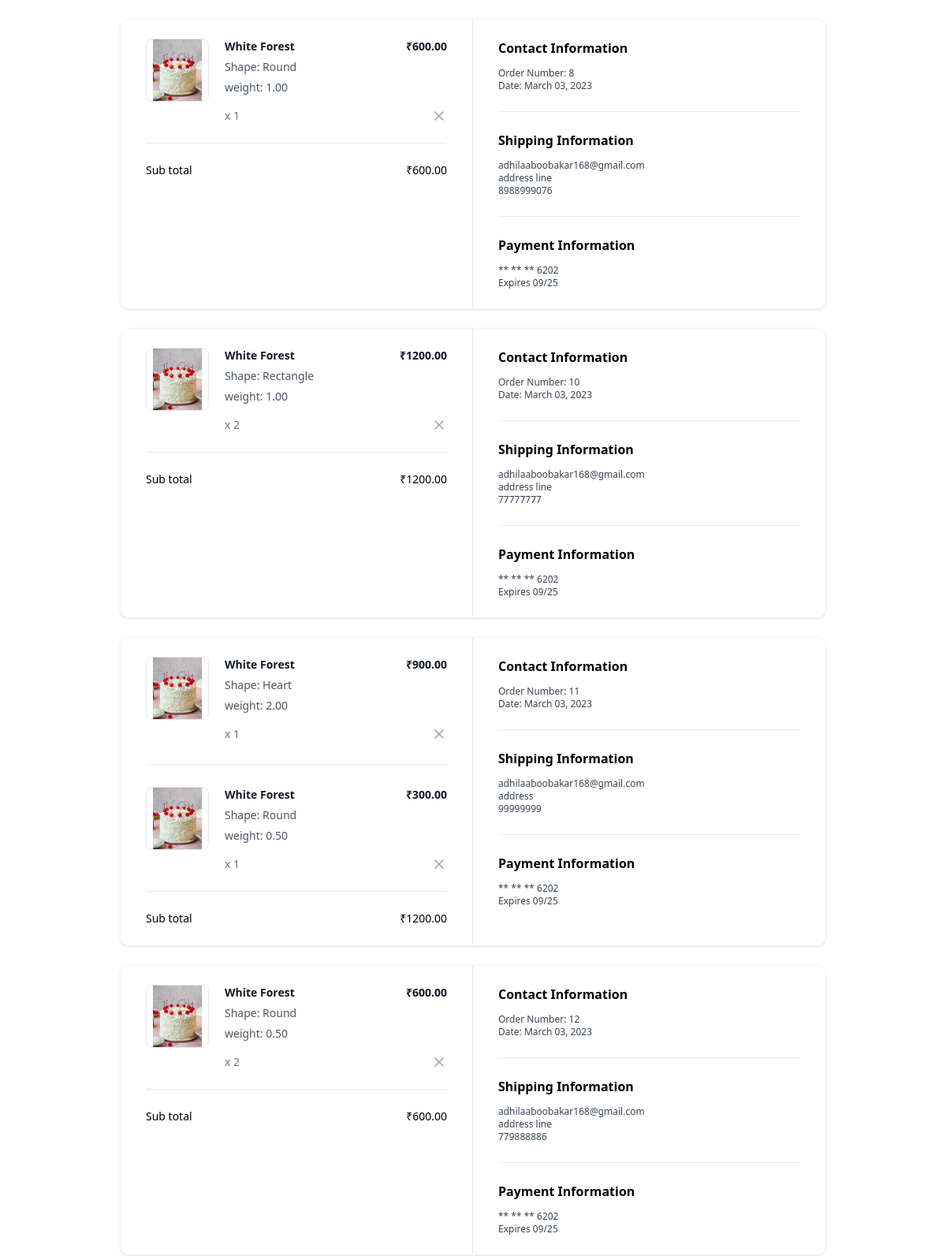
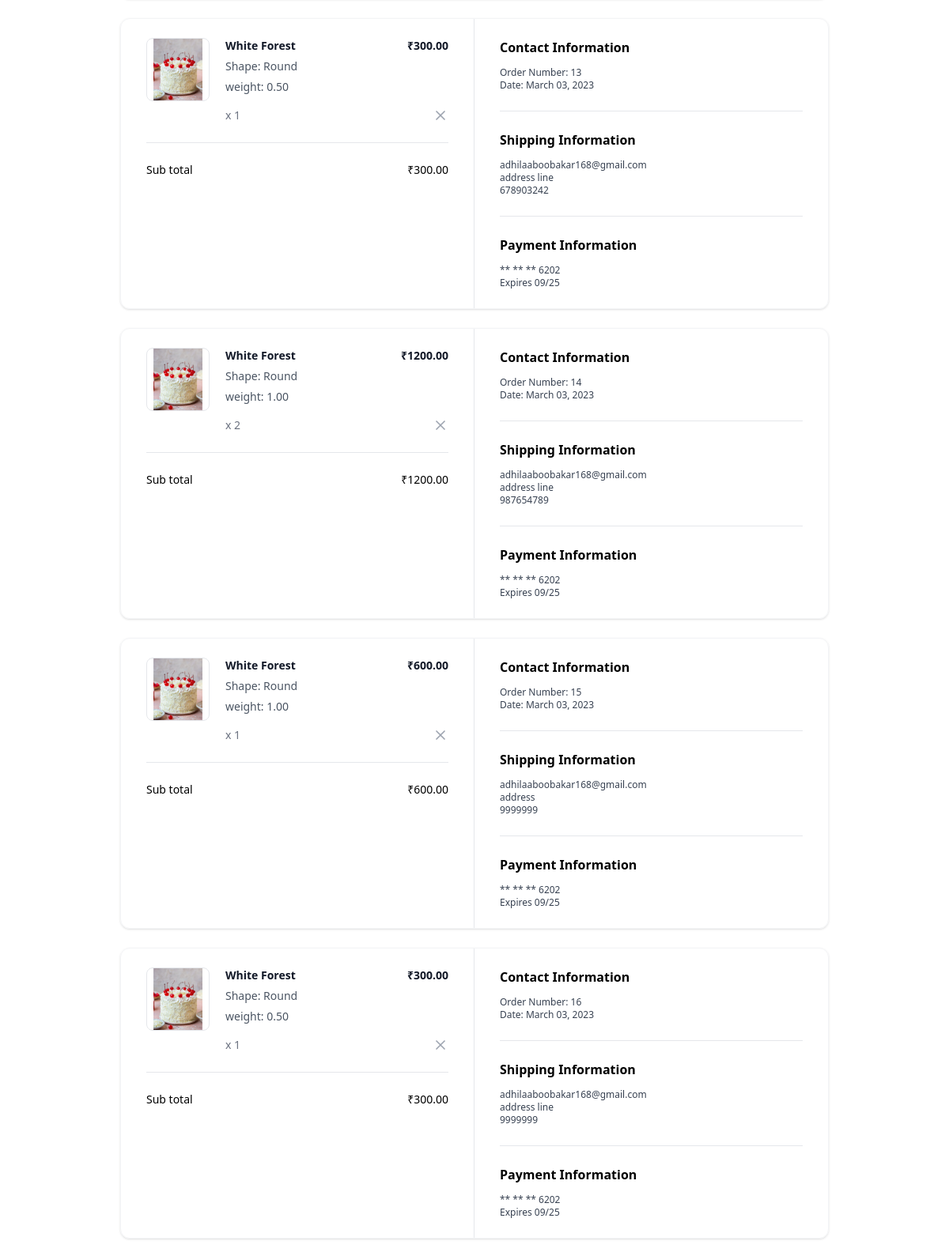
Screenshot of /orders/summary/ (signed in, upper part) with the database file from the repository (2 pictures, top to bottom).
### store/models.py (models this page shows, shortened)
class OrderItems(models.Model):
    order_object=models.ForeignKey(Order,on_delete=models.CASCADE,related_name="purchaseitems")
    basket_item_object=models.ForeignKey(BasketItem,on_delete=models.CASCADE)

class BasketItem(models.Model):
    cake_varient_object=models.ForeignKey(CakeVarient,on_delete=models.CASCADE)
    qty=models.PositiveIntegerField(default=1)
    basket_object=models.ForeignKey(Basket,on_delete=models.CASCADE,related_name="cartitem")
    shape_object=models.ForeignKey(Shape,on_delete=models.CASCADE,null=True)
    flavour_object=models.ForeignKey(Flavour,on_delete=models.CASCADE,null = True)
    note=models.TextField(blank=True,null=True)
    created_date=models.DateTimeField(auto_now_add=True)
    updated_date=models.DateTimeField(auto_now=True)
    is_active=models.BooleanField(default=True)
    is_order_placed=models.BooleanField(default=False)
    @property
    def item_total(self):
        return self.qty*self.cake_varient_object.price

class CakeVarient(models.Model):
    cake_object=models.ForeignKey(Cake,on_delete=models.CASCADE,related_name="cakeproduct")
    weight_options=[
        (0.5,"0.5kg"),
        (1,"1kg"),
        (2,"2kg"),
        (3,"3kg"),
        (4,"4kg"),
        (5,"5kg"),
    ]
    weight=models.DecimalField(max_digits=10,decimal_places=2,choices=weight_options,default=1)
    price=models.DecimalField(max_digits=10,decimal_places=2,default=0)
    created_date=models.DateTimeField(auto_now_add=True)
    updated_date=models.DateTimeField(auto_now=True)
    is_active=models.BooleanField(default=True)

class Cake(models.Model):
    title=models.CharField(max_length=200,unique=True)
    description=models.TextField(null=True)
    image=models.ImageField(upload_to="cake_images",default="default.jpg",null=True,blank=True)
    category_object=models.ForeignKey(Category,on_delete=models.CASCADE)
    flavour_object=models.ManyToManyField(Flavour)
    occasion_object=models.ManyToManyField(Occasion)
    shape_object=models.ManyToManyField(Shape)
    created_date=models.DateTimeField(auto_now_add=True)
    updated_date=models.DateTimeField(auto_now=True)
    is_active=models.BooleanField(default=True)

class Shape(models.Model):
    name=models.CharField(max_length=200,unique=True)
    created_date=models.DateTimeField(auto_now_add=True)
    updated_date=models.DateTimeField(auto_now=True)
    is_active=models.BooleanField(default=True)
    def __str__(self):
        return self.name

class Order(models.Model):
    user_object=models.ForeignKey(User,on_delete=models.CASCADE,related_name="purchase")
    delivery_address=models.CharField(max_length=200)
    phone=models.CharField(max_length=12)
    email=models.CharField(max_length=200,null=True)
    is_paid=models.BooleanField(default=False)
    total=models.PositiveIntegerField()
    order_id=models.CharField(max_length=200,null=True)
    options=(
        ("cod","cod"),
        ("online","online")
    )
    payment=models.CharField(max_length=200,choices=options,default="cod")
    options=(
        ("order-placed","order-placed"),
        ("intransit","intransit"),
        ("dispatched","dispatched"),
        ("delivered","delivered"),
        ("cancelled","cancelled")
    )
    status=models.CharField(max_length=200,choices=options,default="order-placed")
    @property
    def get_order_items(self):
        return self.purchaseitems.all()
    @property
    def get_order_total(self):
        purchase_items=self.get_order_items
        order_total=0
        if purchase_items:
            order_total=sum([pi.basket_item_object.item_total for pi in purchase_items])
            return order_total

### store/views.py (the view)
# urls.py: path("orders/summary/",views.OrderSummaryView.as_view(),name="order-summary"),
class OrderSummaryView(View):
    def get(self,request,*args,**kwargs):
        qs=Order.objects.filter(user_object=request.user).exclude(status="cancelled")
        return render(request,"order_summary.html",{"data":qs})

### store/templates/order_summary.html (shortened to what this page needs)
<!DOCTYPE html>
<html lang="en">
<head>
    <script src="https://cdn.tailwindcss.com"></script>
</head>
<body>
    {%for o in data%}
    {%if o.get_order_items%}
    <div class="mx-auto my-4 max-w-4xl md:my-6">
        <div class="overflow-hidden rounded-xl border border-gray-100 shadow">
          <div class="grid grid-cols-1 md:grid-cols-2">
            <div class="px-5 py-6 md:border-r md:border-r-gray-200 md:px-8">
              <div class="flow-root">
                <ul class="-my-7 divide-y divide-gray-200">
                    {%for oi in o.get_order_items%}
                    <li class="flex items-stretch justify-between space-x-5 py-7">
                        <div class="flex flex-1 items-stretch">
                          <div class="flex-shrink-0">
                            <img
                              class="h-20 w-20 rounded-lg border border-gray-200 object-contain"
                              src="{{oi.basket_item_object.cake_varient_object.cake_object.image.url}}"
                              alt="https://static.nike.com/a/images/c_limit,w_592,f_auto/t_product_v1/54a510de-a406-41b2-8d62-7f8c587c9a7e/air-force-1-07-lv8-shoes-9KwrSk.png"
                            />
                          </div>
                          <div class="ml-5 flex flex-col justify-between">
                            <div class="flex-1">
                              <p class="text-sm font-bold text-gray-900">
                                {{oi.basket_item_object.cake_varient_object.cake_object.title}}
                              </p>
                              <p class="mt-1.5 text-sm font-medium text-gray-600">
                                Shape: {{oi.basket_item_object.shape_object}}
                              </p>
                              <p class="mt-1.5 text-sm font-medium text-gray-600">
                                weight: {{oi.basket_item_object.cake_varient_object.weight}}
                              </p>
                            </div>
                            <p class="mt-4 text-sm font-medium text-gray-500">x {{oi.basket_item_object.qty}}</p>
                          </div>
                        </div>
                        <div class="ml-auto flex flex-col items-end justify-between">
                          <p class="text-right text-sm font-bold text-gray-900">
                            ₹{{oi.basket_item_object.item_total}}
                          </p>
                          <a
                            href="{%url 'order-item-remove' oi.id%}"
                            type="button"
                            class="-m-2 inline-flex rounded p-2 text-gray-400 transition-all duration-200 hover:text-gray-900 focus:outline-none focus:ring-2 focus:ring-gray-900 focus:ring-offset-2"
                          >
                            <svg
                              xmlns="http://www.w3.org/2000/svg"
                              width="24"
                              height="24"
                              viewBox="0 0 24 24"
                              fill="none"
                              stroke="currentColor"
                              stroke-width="2"
                              stroke-linecap="round"
                              stroke-linejoin="round"
                              class="h-5 w-5"
                            >
                              <line x1="18" y1="6" x2="6" y2="18"></line>
                              <line x1="6" y1="6" x2="18" y2="18"></line>
                            </svg>
                        </a>
                        </div>
                      </li>
                    {%endfor%}
                </ul>
                <hr class="mt-6 border-gray-200" />
                <ul class="mt-6 space-y-3">
                  <li class="flex items-center justify-between">
                    <p class="text-sm font-medium">Sub total</p>
                    <p class="text-sm font-medium">₹{{o.get_order_total}}</p>
                  </li>
                </ul>
              </div>
            </div>
            <div class="px-5 py-6 md:px-8">
              <div class="flow-root">
                <div class="-my-6 divide-y divide-gray-200">
                  <div class="py-6">
                    <h2 class="text-base font-bold text-black">
                      Contact Information
                    </h2>
                    <p class="fontmedium mt-3 text-xs text-gray-700">
                      Order Number: {{o.id}}
                    </p>
                    <p class="text-xs font-medium text-gray-700">
                      Date: March 03, 2023
                    </p>
                  </div>
                  <div class="py-6">
                    <h2 class="mb-2 text-base font-bold text-black">
                      Shipping Information
                    </h2>
                    <p class="mt-3 text-xs font-medium text-gray-700">{{o.email}}</p>
                    <p class="text-xs font-medium text-gray-700">
                      {{o.delivery_address}}
                    </p>
                    <p class="text-xs font-medium text-gray-700">{{o.phone}}</p>
                  </div>
                  <div class="py-6">
                    <h2 class="text-base font-bold text-black">
                      Payment Information
                    </h2>
                    <p class="mt-3 text-xs font-medium text-gray-700">
                      ** ** ** 6202
                    </p>
                    <p class="text-xs font-medium text-gray-700">Expires 09/25</p>
                  </div>
                </div>
              </div>
            </div>
          </div>
        </div>
      </div>
    {%endif%}
    {%endfor%}
</body>

### rows the page displays
Order: get_order_total "600.00", id "8", email "adhilaaboobakar168@gmail.com", delivery_address "address line", phone "8988999076"
OrderItems: basket_item_object.cake_varient_object.cake_object.image (picture), basket_item_object.cake_varient_object.cake_object "White Forest", basket_item_object.shape_object "Round", basket_item_object.cake_varient_object.weight "1.00", basket_item_object.qty "1", basket_item_object.item_total "600.00"
Order: get_order_total "1200.00", id "10", email "adhilaaboobakar168@gmail.com", delivery_address "address line", phone "77777777"
OrderItems: basket_item_object.cake_varient_object.cake_object.image (picture), basket_item_object.cake_varient_object.cake_object "White Forest", basket_item_object.shape_object "Rectangle", basket_item_object.cake_varient_object.weight "1.00", basket_item_object.qty "2", basket_item_object.item_total "1200.00"
Order: get_order_total "1200.00", id "11", email "adhilaaboobakar168@gmail.com", delivery_address "address", phone "99999999"
OrderItems: basket_item_object.cake_varient_object.cake_object.image (picture), basket_item_object.cake_varient_object.cake_object "White Forest", basket_item_object.shape_object "Heart", basket_item_object.cake_varient_object.weight "2.00", basket_item_object.qty "1", basket_item_object.item_total "900.00"
OrderItems: basket_item_object.cake_varient_object.cake_object.image (picture), basket_item_object.cake_varient_object.cake_object "White Forest", basket_item_object.shape_object "Round", basket_item_object.cake_varient_object.weight "0.50", basket_item_object.qty "1", basket_item_object.item_total "300.00"
Order: get_order_total "600.00", id "12", email "adhilaaboobakar168@gmail.com", delivery_address "address line", phone "779888886"
OrderItems: basket_item_object.cake_varient_object.cake_object.image (picture), basket_item_object.cake_varient_object.cake_object "White Forest", basket_item_object.shape_object "Round", basket_item_object.cake_varient_object.weight "0.50", basket_item_object.qty "2", basket_item_object.item_total "600.00"
Order: get_order_total "300.00", id "13", email "adhilaaboobakar168@gmail.com", delivery_address "address line", phone "678903242"
OrderItems: basket_item_object.cake_varient_object.cake_object.image (picture), basket_item_object.cake_varient_object.cake_object "White Forest", basket_item_object.shape_object "Round", basket_item_object.cake_varient_object.weight "0.50", basket_item_object.qty "1", basket_item_object.item_total "300.00"
Order: get_order_total "1200.00", id "14", email "adhilaaboobakar168@gmail.com", delivery_address "address line", phone "987654789"
OrderItems: basket_item_object.cake_varient_object.cake_object.image (picture), basket_item_object.cake_varient_object.cake_object "White Forest", basket_item_object.shape_object "Round", basket_item_object.cake_varient_object.weight "1.00", basket_item_object.qty "2", basket_item_object.item_total "1200.00"
Order: get_order_total "600.00", id "15", email "adhilaaboobakar168@gmail.com", delivery_address "address", phone "9999999"
OrderItems: basket_item_object.cake_varient_object.cake_object.image (picture), basket_item_object.cake_varient_object.cake_object "White Forest", basket_item_object.shape_object "Round", basket_item_object.cake_varient_object.weight "1.00", basket_item_object.qty "1", basket_item_object.item_total "600.00"
Order: get_order_total "300.00", id "16", email "adhilaaboobakar168@gmail.com", delivery_address "address line", phone "9999999"
OrderItems: basket_item_object.cake_varient_object.cake_object.image (picture), basket_item_object.cake_varient_object.cake_object "White Forest", basket_item_object.shape_object "Round", basket_item_object.cake_varient_object.weight "0.50", basket_item_object.qty "1", basket_item_object.item_total "300.00"
